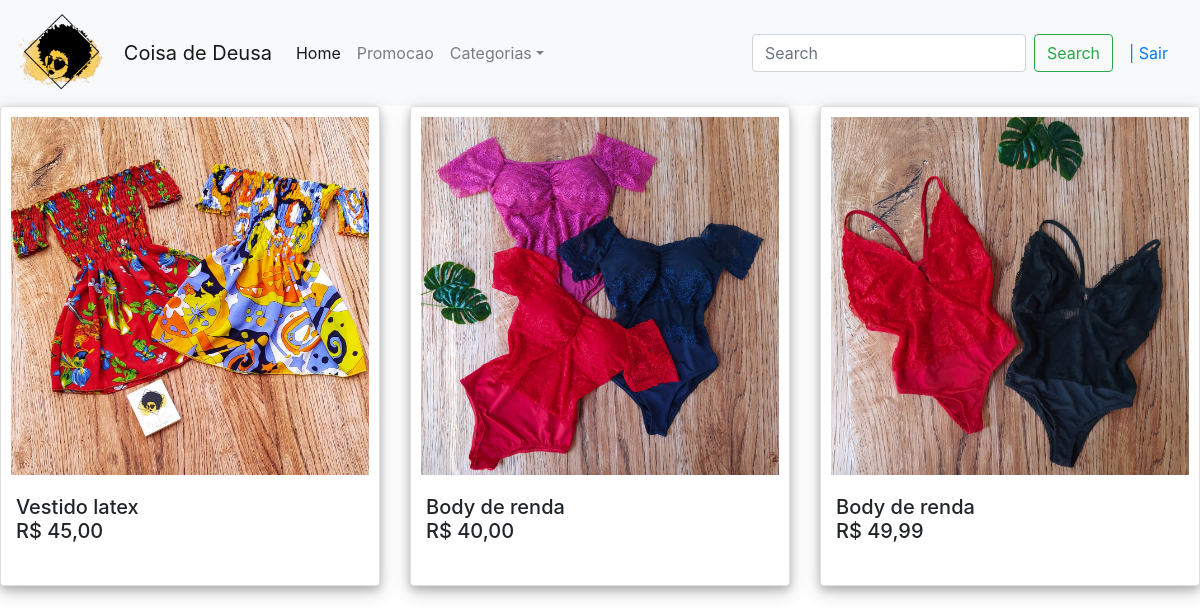
/produtos/promocao/ (signed in), run on the app's committed database.
### contas/models.py (models this page shows, shortened)
class Produto(models.Model):
    titulo = models.CharField(max_length=100)
    descricao = models.TextField()
    referencia = models.CharField(max_length=5)
    preco = models.CharField(max_length=15)
    imagem = models.ImageField(null=True, upload_to='images')
    quantidade = models.IntegerField(null=True)
    promocao = models.BooleanField(null=True)
    precopromocao = models.CharField(max_length=15, null=True)
    categoria = models.CharField(max_length=50, null=True)
    user = models.ForeignKey(User, on_delete=models.CASCADE)
    class Meta:
        db_table = 'Produto'

### contas/views.py (the view)
# urls.py: path('produtos/promocao/', views.promocao, name='promocao'),
def promocao(request):
    promo = Produto.objects.filter(promocao=True)
    return render(request, 'produtos.html', {'produtos': promo})

### templates/produtos.html (shortened to what this page needs)
{% extends 'page.html' %}
{% load static %}
{% block content %}
    <div class="row">
        {% for p in produtos %}
        <div class="col-sm-4" style="padding-bottom: 10px">
        <div class="card" style="width: 100%;">
            <a href="/detalhe/{{ p.id }}" ><img src="{{ p.imagem.url }}" style="width: 100%"></a>
          <div class="card-body">
            <h5 class="card-title"> <div class="row" style="width: 100%"> <div align="left" style="width: 75%"> {{ p.titulo }}</div>  {{ p.preco }} </div> </h5>
          </div>
        </div>
    </div>
    {% endfor %}
{% endblock %}

### templates/produtos.html (style rules this page uses)
div.card { box-shadow: 0 4px 8px 0 rgba(0, 0, 0, 0.2), 0 6px 20px 0 rgba(0, 0, 0, 0.19); }
div.card { padding: 10px; }

### data on the page
Produto: imagem (picture), titulo "Vestido latex", preco "R$ 45,00"
Produto: imagem (picture), titulo "Body de renda", preco "R$ 40,00"
Produto: imagem (picture), titulo "Body de renda", preco "R$ 49,99"
